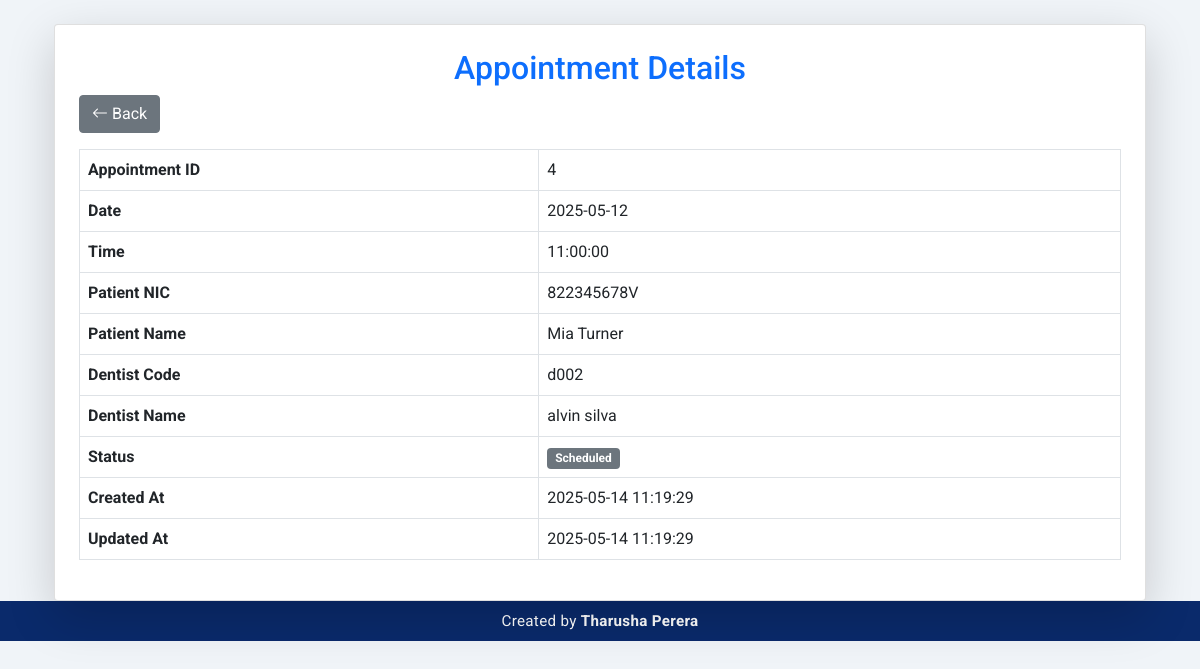
Screenshot of /modules/appointment_functions/view_appointment.php?id=4&date=2025-05-12 (signed in) with the database file from the repository.
### tables this page shows
CREATE TABLE `appointments` (
  `appointment_id` int(11) NOT NULL,
  `appointment_date` date NOT NULL,
  `appointment_time` time NOT NULL,
  `patient_nic` varchar(12) NOT NULL,
  `patient_name` varchar(150) NOT NULL,
  `status` enum('Scheduled','Completed','Cancelled') NOT NULL,
  `created_at` timestamp NOT NULL DEFAULT current_timestamp(),
  `updated_at` timestamp NOT NULL DEFAULT current_timestamp() ON UPDATE current_timestamp(),
  `dentist_code` varchar(50) DEFAULT NULL,
  `dentist_name` varchar(100) DEFAULT NULL
);

### modules/appointment_functions/view_appointment.php (the view, shortened to what this page needs)
<?php
include '../../includes/header.php';
include '../../config/db.php';
if (isset($_GET['id']) && isset($_GET['date'])) {
    $appointment_id = $_GET['id'];
    $appointment_date = $_GET['date'];
    $sql = "SELECT appointment_id, appointment_date, appointment_time, patient_nic, patient_name, status, created_at, updated_at, dentist_code, dentist_name
            FROM appointments
            WHERE appointment_id = ? AND appointment_date = ?";
    $stmt = $conn->prepare($sql);
    $stmt->bind_param("is", $appointment_id, $appointment_date);
    $stmt->execute();
    $result = $stmt->get_result();
    if ($result->num_rows === 1) {
        $appointment = $result->fetch_assoc();
    } else {
        echo "<script>alert('Appointment not found!'); window.location.href='appointments.php';</script>";
        exit();
    }
} else {
    echo "<script>alert('Invalid request!'); window.location.href='appointments.php';</script>";
    exit();
}
?>
<div class="container mt-4">
    <div class="card shadow-lg p-4">
        <h2 class="text-center text-primary">Appointment Details</h2>
        <div class="d-flex justify-content-start mb-3">
            <a href="../appointment_scheduling.php" class="btn btn-secondary"><i class="bi bi-arrow-left"></i> Back</a>
        </div>
        <table class="table table-bordered">
            <tbody>
                <tr>
                    <th>Appointment ID</th>
                    <td><?php echo htmlspecialchars($appointment['appointment_id']); ?></td>
                </tr>
                <tr>
                    <th>Date</th>
                    <td><?php echo htmlspecialchars($appointment['appointment_date']); ?></td>
                </tr>
                <tr>
                    <th>Time</th>
                    <td><?php echo htmlspecialchars($appointment['appointment_time']); ?></td>
                </tr>
                <tr>
                    <th>Patient NIC</th>
                    <td><?php echo htmlspecialchars($appointment['patient_nic']); ?></td>
                </tr>
                <tr>
                    <th>Patient Name</th>
                    <td><?php echo htmlspecialchars($appointment['patient_name']); ?></td>
                </tr>
                <tr>
                    <th>Dentist Code</th>
                    <td><?php echo htmlspecialchars($appointment['dentist_code']); ?></td>
                </tr>
                <tr>
                    <th>Dentist Name</th>
                    <td><?php echo htmlspecialchars($appointment['dentist_name']); ?></td>
                </tr>
                <tr>
                    <th>Status</th>
                    <td>
                        <?php
                        $status = $appointment['status'];
                        $status_badge = ($status === 'Completed') ? 'badge bg-success' :
                                        (($status === 'Pending') ? 'badge bg-warning' :
                                        (($status === 'Cancelled') ? 'badge bg-danger' : 'badge bg-secondary'));
                        echo "<span class='$status_badge'>$status</span>";
                        ?>
                    </td>
                </tr>
                <tr>
                    <th>Created At</th>
                    <td><?php echo htmlspecialchars($appointment['created_at']); ?></td>
                </tr>
                <tr>
                    <th>Updated At</th>
                    <td><?php echo htmlspecialchars($appointment['updated_at']); ?></td>
                </tr>
            </tbody>
        </table>
    </div>
</div>
<?php include '../../includes/footer.php'; ?>

### includes/header.php (style rules this page uses)
body { background-color: #f0f4f8; font-family: 'Roboto', sans-serif; }

### includes/footer.php (style rules this page uses)
:root { --footer-bg: #0a2a6b; }

### rows the page displays
appointments: appointment "4", appointment_date "2025-05-12", appointment_time "11:00:00", patient_nic "822345678V", patient_name "Mia Turner", dentist_code "d002", dentist_name "alvin silva", status "Scheduled", created_at "2025-05-14 11:19:29", updated_at "2025-05-14 11:19:29"
